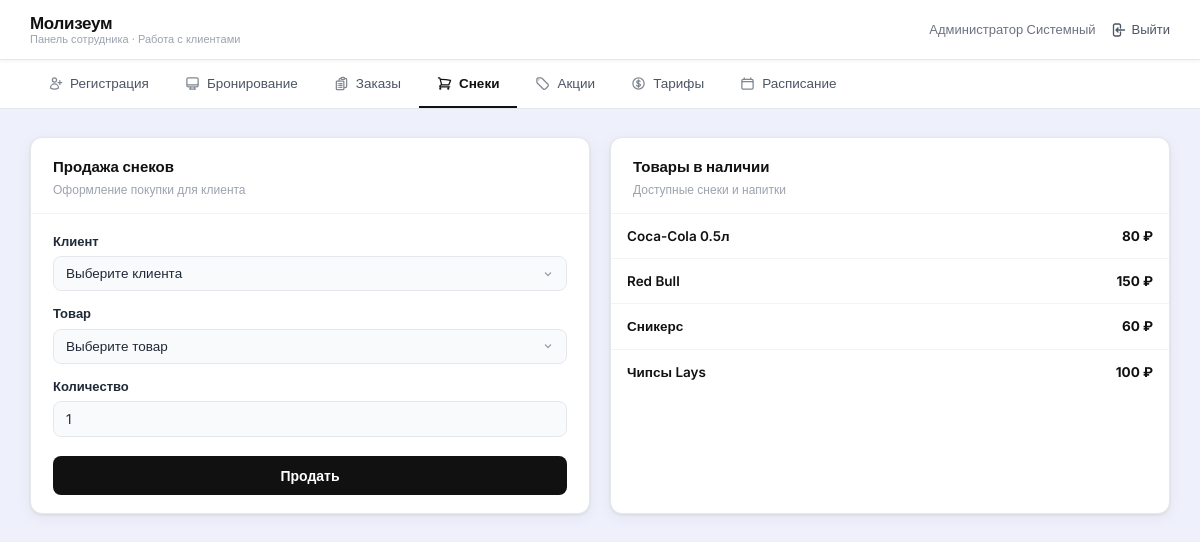
Screenshot of /employee/snacks.php (signed in) with the database file from the repository.
### tables this page shows
CREATE TABLE IF NOT EXISTS `services` (
  `id`               INT AUTO_INCREMENT PRIMARY KEY,
  `name`             VARCHAR(80) NOT NULL,
  `category`         ENUM('pc_rent','food','additional') NOT NULL DEFAULT 'pc_rent',
  `price`            DECIMAL(10,2) NOT NULL,
  `duration_minutes` INT DEFAULT NULL COMMENT 'Для аренды: минут за цену',
  `status`           ENUM('active','inactive') NOT NULL DEFAULT 'active'
);

### employee/snacks.php (the view, shortened to what this page needs)
<?php
require_once '../config.php';
$snacks_res = $conn->query("SELECT * FROM services WHERE category='food' AND status='active' ORDER BY name");
$snacks_arr = [];
while ($s = $snacks_res->fetch_assoc()) $snacks_arr[] = $s;
?>
<?php include 'header.php'; ?>
<div class="employee-layout">
    <div class="employee-panel">
        <div class="ep-header">
            <div class="ep-title">Продажа снеков</div>
            <div class="ep-desc">Оформление покупки для клиента</div>
        </div>
        <div class="ep-body">
            <form method="POST" id="snack-form">
                <div class="ep-form-group">
                    <label class="form-label">Клиент</label>
                    <select class="form-select" name="client_id" id="sel-client" required onchange="recalc()">
                        <option value="">Выберите клиента</option>
                    </select>
                </div>
                <div class="ep-form-group">
                    <label class="form-label">Товар</label>
                    <select class="form-select" name="service_id" id="sel-snack" required onchange="recalc()">
                        <option value="" data-price="0">Выберите товар</option>
                    </select>
                </div>
                <div class="ep-form-group">
                    <label class="form-label">Количество</label>
                    <input type="number" class="form-input" name="quantity" id="inp-qty"
                           value="1" min="1" max="99" required oninput="recalc()">
                </div>
                <button type="submit" id="btn-submit" class="btn-primary" style="margin-top:6px">Продать</button>
            </form>
        </div>
    </div>
    <div class="employee-panel">
        <div class="ep-header">
            <div class="ep-title">Товары в наличии</div>
            <div class="ep-desc">Доступные снеки и напитки</div>
        </div>
        <ul class="ep-list" style="max-height:420px;overflow-y:auto">
        <?php foreach ($snacks_arr as $s): ?>
            <li class="ep-list-item" style="cursor:pointer" onclick="selectSnack(<?= $s['id'] ?>)"
                onmouseover="this.style.background='var(--gray-50)'" onmouseout="this.style.background=''">
                <div>
                    <div class="ep-list-item-name"><?= htmlspecialchars($s['name']) ?></div>
                </div>
                <div class="ep-list-item-price"><?= number_format($s['price'],0,'.',' ') ?> ₽</div>
            </li>
        <?php endforeach; ?>
        </ul>
    </div>
</div>
</body>
</html>

### css/style.css (style rules this page uses)
:root { --bg: #eef1fb; --white: #ffffff; --black: #111111; --gray-50: #f9fafb; --gray-100: #f3f4f6; --gray-200: #e5e7eb; --gray-400: #9ca3af; --gray-600: #4b5563; --gray-800: #1f2937; --red: #e11d48; --red-light: #fce7ef; --red-dark: #be123c; --green: #16a34a; --green-light: #dcfce7; --blue: #2563eb; --blue-light: #eff6ff; --yellow-light: #fef9c3; --yellow: #a16207; --shadow: 0 1px 3px rgba(0,0,0,.08), 0 4px 16px rgba(0,0,0,.05); --radius: 12px; --radius-sm: 8px; --radius-xs: 6px; }
* { box-sizing: border-box; margin: 0; padding: 0; }
body { font-family: 'Inter', sans-serif; background: var(--bg); color: var(--gray-800); min-height: 100vh; font-size: 14px; line-height: 1.5; }
.form-label { display: block; font-size: 13px; font-weight: 600; color: var(--gray-800); margin-bottom: 5px; }
.form-input { width: 100%; padding: 9px 12px; border: 1px solid var(--gray-200); border-radius: var(--radius-sm); background: var(--gray-50); font-family: 'Inter', sans-serif; font-size: 13.5px; color: var(--gray-800); transition: border .15s, box-shadow .15s; outline: none; }
.form-input::placeholder { color: var(--gray-400); }
.btn-primary { width: 100%; padding: 11px; background: var(--black); color: var(--white); border: none; border-radius: var(--radius-sm); font-family: 'Inter', sans-serif; font-size: 14px; font-weight: 700; cursor: pointer; transition: background .15s; margin-top: 6px; }
.employee-layout { display: grid; grid-template-columns: 1fr 1fr; gap: 20px; max-width: 1280px; margin: 0 auto; padding: 28px 30px; }
.employee-panel { background: var(--white); border-radius: var(--radius); border: 1px solid var(--gray-200); box-shadow: var(--shadow); overflow: hidden; }
.ep-header { padding: 18px 22px 14px; border-bottom: 1px solid var(--gray-100); }
.ep-title { font-size: 15px; font-weight: 700; color: var(--black); }
.ep-desc { font-size: 12px; color: var(--gray-400); margin-top: 2px; }
.ep-body { padding: 18px 22px; }
.ep-form-group { margin-bottom: 13px; }
.ep-list { list-style: none; }
.ep-list-item { display: flex; justify-content: space-between; align-items: center; padding: 12px 16px; border-bottom: 1px solid var(--gray-100); transition: background .12s; }
.ep-list-item:last-child { border-bottom: none; }
.ep-list-item-name { font-weight: 600; font-size: 13.5px; color: var(--black); }
.ep-list-item-price { font-weight: 700; font-size: 13.5px; color: var(--black); }
.form-select { width: 100%; padding: 9px 32px 9px 12px; border: 1px solid var(--gray-200); border-radius: var(--radius-sm); font-family: 'Inter', sans-serif; font-size: 13.5px; color: var(--gray-800); appearance: none; cursor: pointer; outline: none; transition: border .15s; }

### rows the page displays
services: name "Coca-Cola 0.5л", price "80"
services: name "Red Bull", price "150"
services: name "Сникерс", price "60"
services: name "Чипсы Lays", price "100"

### other values shown
$name "Администратор Системный"
